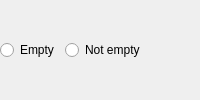
<?xml version="1.0" encoding="UTF-8"?>
<ui version="4.0">
 <class>SearchEmpty</class>
 <widget class="QWidget" name="SearchEmpty">
  <property name="windowTitle">
   <string notr="true"/>
  </property>
  <layout class="QHBoxLayout" name="horizontalLayout">
   <property name="margin">
    <number>0</number>
   </property>
   <item>
    <widget class="QRadioButton" name="empty">
     <property name="text">
      <string>Empty</string>
     </property>
    </widget>
   </item>
   <item>
    <widget class="QRadioButton" name="notEmpty">
     <property name="text">
      <string>Not empty</string>
     </property>
    </widget>
   </item>
   <item>
    <spacer name="horizontalSpacer">
     <property name="orientation">
      <enum>Qt::Horizontal</enum>
     </property>
     <property name="sizeHint" stdset="0">
      <size>
       <width>40</width>
       <height>20</height>
      </size>
     </property>
    </spacer>
   </item>
  </layout>
 </widget>
 <resources/>
 <connections/>
</ui>
